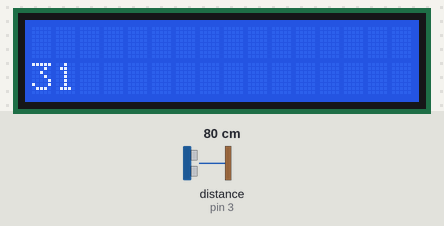
Bench run of a sketch on a simulated Arduino Uno, built with avr-gcc and run on an emulated ATmega328P. Parts: 16×2 character LCD. Wiring (inferred from the names in the program): ultrasonic range finder: trigger pin 2; echo pin 3. The test bench sets the inputs (shaded band); at power-on: distance to the obstacle (sensor on pin 3) 80 cm. The echo pulse lasts 58.3 µs per cm; what the sketch prints to the serial monitor is not drawn.

Above: at 1.2 s.
1.3 s: distance to the obstacle (sensor on pin 3) set to 18 cm
At 2.8 s:
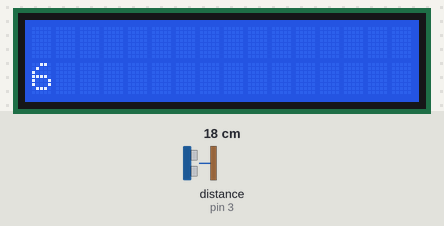
3.1 s: distance to the obstacle (sensor on pin 3) set to 250 cm
At 3.4 s:
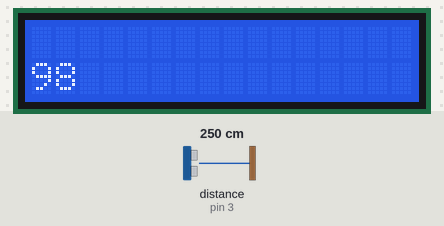
6.1 s: distance to the obstacle (sensor on pin 3) set to 2 cm
At 7.1 s:
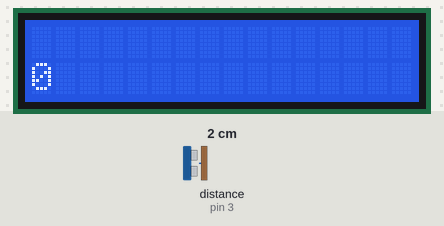
Timing chart, 0 to 9.1 s (numbered marks = the images above; inputs shaded):
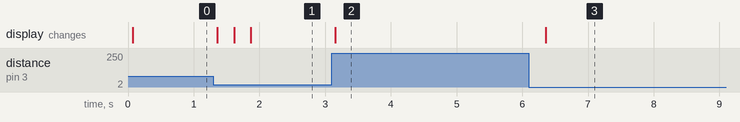

Measured:
- after the input at 1.3 s, the display: changes after 0.06 s (image 1)
- after the input at 3.1 s, the display: changes after 0.05 s (image 2)
- after the input at 6.1 s, the display: changes after 0.25 s (image 3)

The sketch:

DistanceReadout.ino
```cpp
#include <LiquidCrystal.h>

// Declare and initialize vars / pin locations
const int trigPin = 2;
const int echoPin = 3;
const int rs = 7, rw = 9, enable = 8, d4 = 10, d5 = 11, d6 = 12, d7 = 13;
long duration, inches;
int distance;
char distanceStr;
LiquidCrystal lcd(rs, enable, d4, d5, d6, d7);

void setup() {
  // Set pin modes
  pinMode(trigPin, OUTPUT);
  pinMode(echoPin, INPUT);

  // Set serial port (for printing out to console)
  Serial.begin(9600);

  // Initialize LCD screen to have 16 columns and 2 rows
  lcd.begin(16, 2);
  lcd.print("Hello World");
}

void loop() {
  // This sends out an ultrasonic signal
  digitalWrite(trigPin, LOW);
  delayMicroseconds(5);
  digitalWrite(trigPin, HIGH);
  delayMicroseconds(10);
  digitalWrite(trigPin, LOW);

  // This gets how long it takes for the echo of the signal to return
  duration = pulseIn(echoPin, HIGH);

  // This converts the duration into inches
  distance = (duration / 2) / 74;

  // Prints out the distance to the console
  Serial.print("Distance: ");
  Serial.println(distance);

  // Clear the LCD screen and then print out the distance
  lcd.clear();
  lcd.setCursor(0, 1);
  lcd.print(distance);

  // Wait 1/4 of a second before running through the loop again
  delay(250);
}
```
